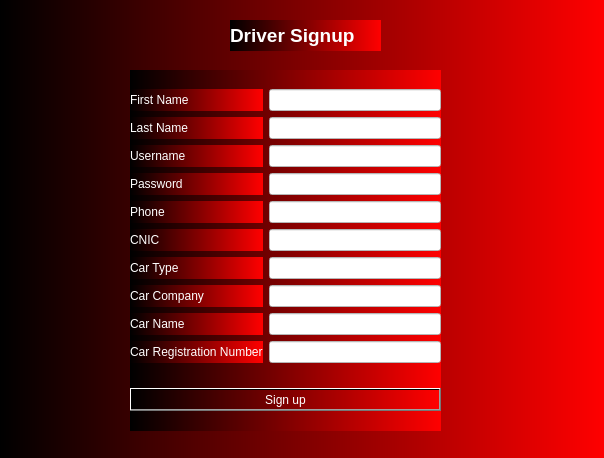
<?xml version="1.0" encoding="UTF-8"?>
<ui version="4.0">
 <class>adminAddDriver</class>
 <widget class="QDialog" name="adminAddDriver">
  <property name="geometry">
   <rect>
    <x>0</x>
    <y>0</y>
    <width>604</width>
    <height>458</height>
   </rect>
  </property>
  <property name="windowTitle">
   <string>Dialog</string>
  </property>
  <property name="styleSheet">
   <string notr="true">font: 8pt &quot;MS Reference Sans Serif&quot;;
background-color: qlineargradient(spread:pad, x1:0, y1:0, x2:1, y2:0, stop:0 rgba(0, 0, 0), stop:1 rgba(255, 0, 0));
color: rgb(255, 255, 255);</string>
  </property>
  <widget class="QLabel" name="label_11">
   <property name="geometry">
    <rect>
     <x>230</x>
     <y>20</y>
     <width>151</width>
     <height>31</height>
    </rect>
   </property>
   <property name="text">
    <string>&lt;html&gt;&lt;head/&gt;&lt;body&gt;&lt;p&gt;&lt;span style=&quot; font-size:14pt; font-weight:600;&quot;&gt;Driver Signup&lt;/span&gt;&lt;/p&gt;&lt;/body&gt;&lt;/html&gt;</string>
   </property>
  </widget>
  <widget class="QWidget" name="layoutWidget">
   <property name="geometry">
    <rect>
     <x>130</x>
     <y>70</y>
     <width>311</width>
     <height>361</height>
    </rect>
   </property>
   <layout class="QVBoxLayout" name="verticalLayout_3">
    <item>
     <layout class="QHBoxLayout" name="horizontalLayout">
      <item>
       <layout class="QVBoxLayout" name="verticalLayout_2">
        <item>
         <widget class="QLabel" name="label">
          <property name="styleSheet">
           <string notr="true">font: 8pt &quot;MS Reference Sans Serif&quot;;</string>
          </property>
          <property name="text">
           <string>First Name</string>
          </property>
         </widget>
        </item>
        <item>
         <widget class="QLabel" name="label_2">
          <property name="styleSheet">
           <string notr="true">font: 8pt &quot;MS Reference Sans Serif&quot;;</string>
          </property>
          <property name="text">
           <string>Last Name</string>
          </property>
         </widget>
        </item>
        <item>
         <widget class="QLabel" name="label_3">
          <property name="styleSheet">
           <string notr="true">font: 8pt &quot;MS Reference Sans Serif&quot;;</string>
          </property>
          <property name="text">
           <string>Username</string>
          </property>
         </widget>
        </item>
        <item>
         <widget class="QLabel" name="label_4">
          <property name="styleSheet">
           <string notr="true">font: 8pt &quot;MS Reference Sans Serif&quot;;</string>
          </property>
          <property name="text">
           <string>Password</string>
          </property>
         </widget>
        </item>
        <item>
         <widget class="QLabel" name="label_5">
          <property name="styleSheet">
           <string notr="true">font: 8pt &quot;MS Reference Sans Serif&quot;;</string>
          </property>
          <property name="text">
           <string>Phone</string>
          </property>
         </widget>
        </item>
        <item>
         <widget class="QLabel" name="label_6">
          <property name="styleSheet">
           <string notr="true">font: 8pt &quot;MS Reference Sans Serif&quot;;</string>
          </property>
          <property name="text">
           <string>CNIC</string>
          </property>
         </widget>
        </item>
        <item>
         <widget class="QLabel" name="label_7">
          <property name="styleSheet">
           <string notr="true">font: 8pt &quot;MS Reference Sans Serif&quot;;</string>
          </property>
          <property name="text">
           <string>Car Type</string>
          </property>
         </widget>
        </item>
        <item>
         <widget class="QLabel" name="label_8">
          <property name="styleSheet">
           <string notr="true">font: 8pt &quot;MS Reference Sans Serif&quot;;</string>
          </property>
          <property name="text">
           <string>Car Company</string>
          </property>
         </widget>
        </item>
        <item>
         <widget class="QLabel" name="label_9">
          <property name="styleSheet">
           <string notr="true">font: 8pt &quot;MS Reference Sans Serif&quot;;</string>
          </property>
          <property name="text">
           <string>Car Name</string>
          </property>
         </widget>
        </item>
        <item>
         <widget class="QLabel" name="label_10">
          <property name="styleSheet">
           <string notr="true">font: 8pt &quot;MS Reference Sans Serif&quot;;</string>
          </property>
          <property name="text">
           <string>Car Registration Number</string>
          </property>
         </widget>
        </item>
       </layout>
      </item>
      <item>
       <layout class="QVBoxLayout" name="verticalLayout">
        <item>
         <widget class="QLineEdit" name="lineEdit_FirstName">
          <property name="styleSheet">
           <string notr="true">background-color: rgb(255, 255, 255);
color: rgb(0, 0, 0);</string>
          </property>
         </widget>
        </item>
        <item>
         <widget class="QLineEdit" name="lineEdit_2_LastName">
          <property name="styleSheet">
           <string notr="true">background-color: rgb(255, 255, 255);
color: rgb(0, 0, 0);</string>
          </property>
         </widget>
        </item>
        <item>
         <widget class="QLineEdit" name="lineEdit_3_Username">
          <property name="styleSheet">
           <string notr="true">background-color: rgb(255, 255, 255);
color: rgb(0, 0, 0);</string>
          </property>
         </widget>
        </item>
        <item>
         <widget class="QLineEdit" name="lineEdit_4_Password">
          <property name="styleSheet">
           <string notr="true">background-color: rgb(255, 255, 255);
color: rgb(0, 0, 0);</string>
          </property>
         </widget>
        </item>
        <item>
         <widget class="QLineEdit" name="lineEdit_5_Phone">
          <property name="styleSheet">
           <string notr="true">background-color: rgb(255, 255, 255);
color: rgb(0, 0, 0);</string>
          </property>
         </widget>
        </item>
        <item>
         <widget class="QLineEdit" name="lineEdit_6_CNIC">
          <property name="styleSheet">
           <string notr="true">background-color: rgb(255, 255, 255);
color: rgb(0, 0, 0);</string>
          </property>
         </widget>
        </item>
        <item>
         <widget class="QLineEdit" name="lineEdit_7_CarType">
          <property name="styleSheet">
           <string notr="true">background-color: rgb(255, 255, 255);
color: rgb(0, 0, 0);</string>
          </property>
         </widget>
        </item>
        <item>
         <widget class="QLineEdit" name="lineEdit_8_CarCompany">
          <property name="styleSheet">
           <string notr="true">background-color: rgb(255, 255, 255);
color: rgb(0, 0, 0);</string>
          </property>
         </widget>
        </item>
        <item>
         <widget class="QLineEdit" name="lineEdit_9_CarName">
          <property name="styleSheet">
           <string notr="true">background-color: rgb(255, 255, 255);
color: rgb(0, 0, 0);</string>
          </property>
         </widget>
        </item>
        <item>
         <widget class="QLineEdit" name="lineEdit_10_CarNumber">
          <property name="styleSheet">
           <string notr="true">background-color: rgb(255, 255, 255);
color: rgb(0, 0, 0);</string>
          </property>
         </widget>
        </item>
       </layout>
      </item>
     </layout>
    </item>
    <item>
     <widget class="QPushButton" name="pushButton_Signup">
      <property name="styleSheet">
       <string notr="true">font: 8pt &quot;MS Reference Sans Serif&quot;;</string>
      </property>
      <property name="text">
       <string>Sign up</string>
      </property>
     </widget>
    </item>
   </layout>
  </widget>
 </widget>
 <resources/>
 <connections/>
</ui>
